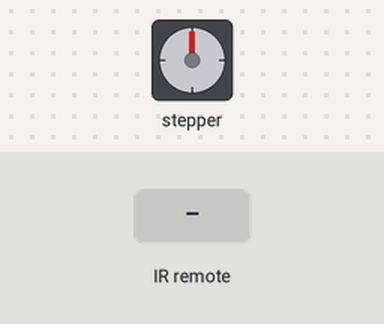
This sketch was run on a simulated Arduino Uno, built with avr-gcc and run on an emulated ATmega328P. Shown: stepper motor. Wiring (inferred from the names in the program): stepper motor driver (200 steps per turn assumed): step pin 4; direction pin 2; enable pin 9. The test bench sets the inputs (shaded band). What the sketch prints to the serial monitor is not drawn.

Above: at 1.2 s.
1.3 s: infrared code 0x70B16959 received
Timing chart, 0 to 49.6 s (numbered marks = the images above; inputs shaded):
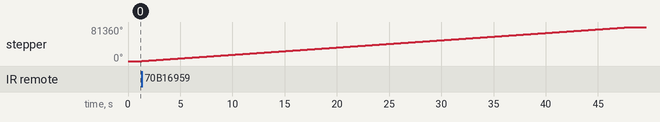

Measured:
- after the input at 1.3 s, stepper: turns 81360° clockwise in 46.9 s, starting at once

The sketch:

IR_Projector_Screen_Arduino_Code.ino
```cpp
/*
  IR Receiver Demonstration 3
  IR-Rcv-Demo3.ino
  Control LED's using Unused IR Remote keys

  DroneBot Workshop 2017
  http://dronebotworkshop.com
*/

// Include IR Remote Library by Ken Shirriff
#include <IRremote.h>
// Define sensor pin
const int RECV_PIN = 6;
// Define integer to remember toggle state
int togglestate = 1;
// Define IR Receiver and Results Objects
IRrecv irrecv(RECV_PIN);
decode_results results;
//IR send object
IRsend irsend;

// Define stepper motor connections and steps per revolution:
#define dirPin 2
#define stepPin 4
#define EnablePin 9
#define stepsPerRevolution 200


// Number of rotations to completely lower screen
int Rotations = 226;


void setup(){
  // Enable the IR Receiver
  irrecv.enableIRIn();
  Serial.begin(9600);

  pinMode(stepPin, OUTPUT);
  pinMode(dirPin, OUTPUT);
  pinMode(EnablePin, OUTPUT);

  digitalWrite(EnablePin, HIGH);

}


void loop(){
    if (irrecv.decode(&results)){

        switch(results.value){

//Projector Signal relay

          case 0x438E0879: //Power Button
          irsend.sendNEC(0xFF15EA, 32);
          //FF15EA
          Serial.println("Proector Power");
          delay(200);
          irrecv.enableIRIn();
          break;

          case 0x14036CA3: //Volume up
          Serial.println("Volume Up");
          delay(200);
          irrecv.enableIRIn();
          break;

          case 0x20B81A95: //Volume down
          irsend.sendNEC(0xF31CE, 32);
          Serial.println("Volume Down");
          delay(200);
          irrecv.enableIRIn();
          break;


          case 0x70B16959: //Zero Keypad Button
        // Toggle Stepper up or down
        if(togglestate==0){
        digitalWrite(EnablePin, LOW);
        togglestate=1;
        Serial.println(togglestate);
        Serial.println("  LOWERING SCREEN");


        // Activate Stepper Motor
          // Set the spinning direction counterclockwise:
          digitalWrite(dirPin, LOW);


          for (int i = 0; i < (Rotations*0.5)*stepsPerRevolution; i++) {
            // These four lines result in 1 step:
            digitalWrite(stepPin, HIGH);
            delayMicroseconds(500);
            digitalWrite(stepPin, LOW);
            delayMicroseconds(500);
          }
          for (int i = 0; i < (Rotations*0.5)*stepsPerRevolution; i++) {
            // These four lines result in 1 step:
            digitalWrite(stepPin, HIGH);
            delayMicroseconds(500);
            digitalWrite(stepPin, LOW);
            delayMicroseconds(500);
          }

          digitalWrite(EnablePin, HIGH);
          Serial.println("  COMPLETE");
        }


        else {
        digitalWrite(EnablePin, LOW);
        togglestate=0;
        Serial.println(togglestate);
        Serial.println("  RAISING SCREEN");

        // Activate Stepper Motor
          digitalWrite(dirPin, HIGH);


          for (int i = 0; i < (Rotations*0.5)*stepsPerRevolution; i++) {
            // These four lines result in 1 step:
            digitalWrite(stepPin, HIGH);
            delayMicroseconds(500);
            digitalWrite(stepPin, LOW);
            delayMicroseconds(500);
          }
          for (int i = 0; i < (Rotations*0.5)*stepsPerRevolution; i++) {
            // These four lines result in 1 step:
            digitalWrite(stepPin, HIGH);
            delayMicroseconds(500);
            digitalWrite(stepPin, LOW);
            delayMicroseconds(500);
          }
          digitalWrite(EnablePin, HIGH);
          Serial.println("  COMPLETE");


        }
        break;

    }
    irrecv.resume();
  }

}
```
